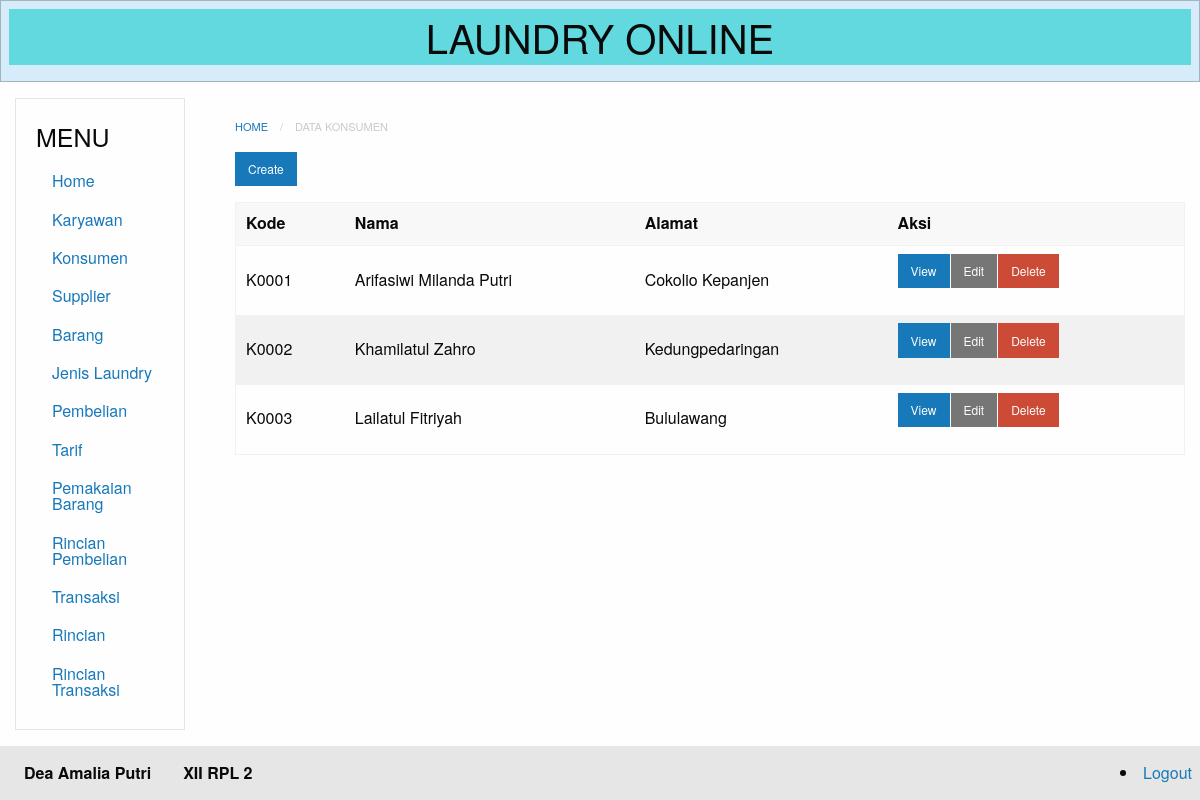
The app's page /index.php?module=konsumen (signed in) with its own data.
### tables this page shows
CREATE TABLE `konsumen` (
  `id` int(11) NOT NULL,
  `kode` varchar(20) NOT NULL,
  `nama` varchar(50) NOT NULL,
  `alamat` varchar(50) NOT NULL
);

### database.php (called while the page is built, shortened)
<?php
class Database {
	private $db_host = "localhost";
	private $db_user = "root";
	private $db_pass = "";
	private $db_name = "11_deaamaliaputri_laundry";
	var $con = false;
    var $myconn = "";
	var $result = array();
    function __construct() {
        if(!$this->con){
            $this->myconn = new mysqli($this->db_host, $this->db_user, $this->db_pass, $this->db_name);
            if($this->myconn->connect_errno > 0){
                array_push($this->result, $this->myconn->connect_error);
                return false;
            }else{
                $this->myconn->set_charset('utf8');
                $this->con = true;
                return true;
            }
        } else {
            return true;
        }
    }
	public function select($table, $rows = '*', $join = null,$join2 = null , $where = null, $order = null, $limit = null){
		$q = 'SELECT '.$rows.' FROM '.$table;
        if($this->tableExists($table)){
        	$query = $this->myconn->query($q);
			if($query){
				$this->numResults = $query->num_rows;
				for($i = 0; $i < $this->numResults; $i++){
					$r = $query->fetch_array();
                	$key = array_keys($r);
                	for($x = 0; $x < count($key); $x++){
                    	if(!is_int($key[$x])){
                    		if($query->num_rows >= 1){
                    			$this->result[$i][$key[$x]] = $r[$key[$x]];
							}else{
								$this->result[$i][$key[$x]] = null;
							}
						}
					}
				}
				return true;
			}else{
				array_push($this->result, $this->myconn->error);
				return false;
			}
      	}else{
      		return false;
    	}
    }
	private function TableExists($table) {
    	$res = $this->myconn->query('SHOW TABLES LIKE "'.$table.'"');
    	if(isset($res->num_rows)) {
        	return $res->num_rows > 0 ? true : false;
    	} else {
    		array_push($this->result, $table." does not exist in this database");
    		return false;
    	}
	}
    public function getResult(){
        $val = $this->result;
        $this->result = array();
        return $val;
    }
}

### modules/konsumen/konsumen-index.php (the view)
<nav aria-label="You are here:" role="navigation">
<ul class="breadcrumbs">
  <li><a href="?module=home">Home</a></li>
  <li class="disabled">Data Konsumen</li>
</ul>
</nav>
  <a href="?module=konsumen-create" class="small button">Create</a>
<table>
  <thead>
      <tr>
          <th>Kode</th>
          <th>Nama</th>
          <th>Alamat</th>
          <th>Aksi</th>
      </tr>
  </thead>
<?php
  require_once("database.php");
  $db=new Database();
  $db->select('konsumen', 'id, kode, nama, alamat');
  $res=$db->getResult();
    if(count($res) == 0){ ?>
        <tr>
            <td colspan="3">Data tidak tersedia.</td>
        </tr>
    <?php }else{
        foreach ($res as &$r){?>
        <tr>
            <td><?php echo $r['kode'] ?></td>
            <td><?php echo $r['nama'] ?></td>
            <td><?php echo $r['alamat'] ?></td>
            <td>
                <div class="small button-group">
                    <a href="?module=konsumen-show&id=<?php echo $r['id']; ?>" class=" button">View</a>
                    <a href="?module=konsumen-edit&id=<?php echo $r['id']; ?>" class="secondary button">Edit</a>
                    <a href="?module=konsumen-delete&id=<?php echo $r['id']; ?>"onClick='return confirm("Apakah yakin menghapus?")' class="alert button">Delete</a>
                </div>
            </td>
        </tr>
<?php } }?>
</table>

### records on screen
konsumen: kode "K0001", nama "Arifasiwi Milanda Putri", alamat "Cokolio Kepanjen"
konsumen: kode "K0002", nama "Khamilatul Zahro", alamat "Kedungpedaringan"
konsumen: kode "K0003", nama "Lailatul Fitriyah", alamat "Bululawang"
